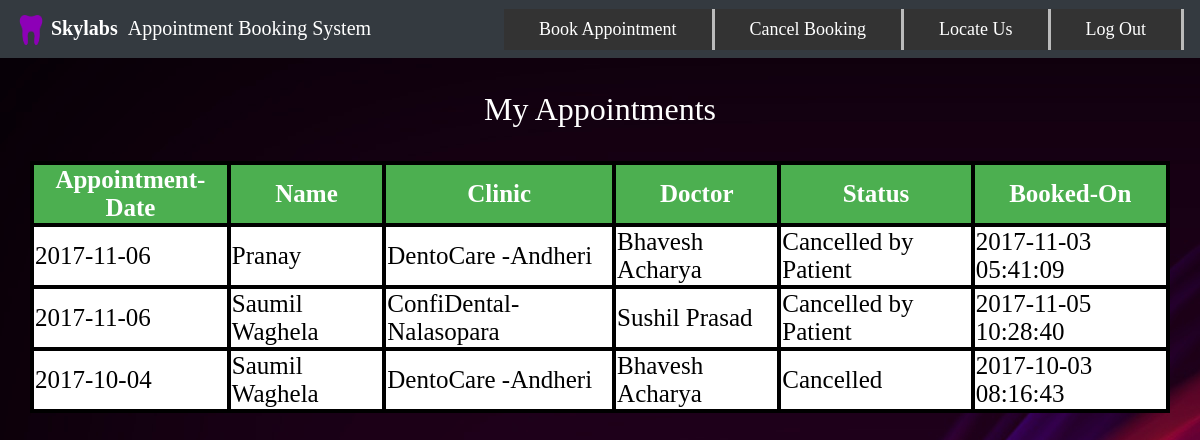
The page /ulogin.php (signed in) on the database its author committed.
### tables this page shows
CREATE TABLE `book` (
  `Username` varchar(30) NOT NULL,
  `Fname` varchar(30) NOT NULL,
  `Gender` varchar(10) NOT NULL,
  `CID` int(5) NOT NULL,
  `DID` int(5) NOT NULL,
  `DOV` date NOT NULL,
  `Timestamp` datetime NOT NULL,
  `Status` varchar(100) NOT NULL
);

CREATE TABLE `clinic` (
  `cid` int(11) NOT NULL,
  `name` varchar(30) NOT NULL,
  `address` varchar(100) NOT NULL,
  `town` varchar(30) NOT NULL,
  `city` varchar(30) NOT NULL,
  `contact` bigint(20) NOT NULL,
  `mid` int(5) NOT NULL
);

CREATE TABLE `doctor` (
  `did` int(11) NOT NULL,
  `name` varchar(30) NOT NULL,
  `gender` varchar(30) NOT NULL,
  `dob` date NOT NULL,
  `experience` int(11) NOT NULL,
  `specialization` varchar(30) NOT NULL,
  `contact` bigint(20) NOT NULL,
  `address` varchar(100) NOT NULL,
  `username` varchar(30) NOT NULL,
  `password` varchar(30) NOT NULL,
  `region` varchar(30) NOT NULL
);

### ulogin.php (the view, shortened to what this page needs)
<html>
<head>
  <link rel="stylesheet" href="assets/main.css">
  <link rel="stylesheet" href="assets/bootstrap.css">
</head>
<body style="background:url(images/cancelback.jpg) repeat; font-family: verdana">
  <nav class="navbar navbar-expand-lg navbar-dark bg-dark">
    <a class="navbar-brand" href="#" class="logo">
      <img src="images/cal.png" width="30px" height="30px">
      <b> Skylabs</b>
      &nbspAppointment Booking System
    </a>
    <div class="collapse navbar-collapse justify-content-end" id="navbarSupportedContent">
      <ul class="navbar-nav">
        <li class="nav-item animation1">
          <a href="book.php">Book Appointment</a>
        </li>
        <li class="nav-item animation1">
          <a href="#" onclick="document.forms['cancel-form'].submit(); return false;">Cancel Booking</a>
        </li>
        <li class="nav-item animation1">
          <a href="ulocateus.php">Locate Us</a>
        </li>
        <li class="nav-item animation1">
          <a href="#" onclick="document.forms['log-out-form'].submit(); return false;">Log Out</a>
        </li>
      </ul>
    </div>
  </nav>
  <center>
  <h2 style="color: white; margin: 2rem;">My Appointments</h2>
  </center>
  <?php include "dbconfig.php"; ?>
  <center>
    <?php
	$username=$_SESSION['username'];
	$sql1 = "Select * from book where username ='".$username."' order by DOV desc";
			$result1=mysqli_query($conn, $sql1);
			echo "<table>
					<tr>
					<th>Appointment-Date</th>
					<th>Name</th>
					<th>Clinic</th>
					<th>Doctor</th>
					<th>Status</th>
					<th>Booked-On</th>
					</tr>";
			while($row1 = mysqli_fetch_array($result1))
			{
				$sql2="SELECT * from doctor where did=".$row1['DID'];
				$result2= mysqli_query($conn,$sql2);
				while($row2= mysqli_fetch_array($result2))
				{
					$sql3="SELECT * from clinic where CID=".$row1['CID'];
						$result3= mysqli_query($conn,$sql3);
						while($row3= mysqli_fetch_array($result3))
						{
								echo "<tr>";
								echo "<td>" . $row1['DOV'] . "</td>";
								echo "<td>" . $row1['Fname'] . "</td>";
								echo "<td>" . $row3['name']."-".$row3['town'] . "</td>";
								echo "<td>" . $row2['name'] . "</td>";
								echo "<td>" . $row1['Status'] . "</td>";
								echo "<td>" . $row1['Timestamp'] . "</td>";
								echo "</tr>";
						}
				}
			}
	?>
  </center>
</body>
</html>

### assets/main.css (style rules this page uses)
body, html { height: 100%; margin: 0; background-position: 0 7px; background-repeat: no-repeat; background-size: cover; position: relative; font-family: verdana; }
a { font-size: 18px; color: white; text-decoration: none; }
ul { list-style-type: none; margin: 0; padding: 0; overflow: hidden; background-color: #333; }
li { float: right; border-right: 3px solid #bbb; }
li a { display: block; color: white; text-align: center; padding: 7px 35px; text-decoration: none; }

### ulogin.php (style rules this page uses)
table { width: 95%; border-collapse: collapse; border: 4px solid black; padding: 5px; font-size: 25px; }
th { border: 4px solid black; background-color: #4CAF50; color: white; text-align: center; }
tr, td { border: 4px solid black; background-color: white; color: black; }

### rows shown on the page
book: DOV "2017-11-06", Fname "Pranay", Status "Cancelled by Patient", Timestamp "2017-11-03 05:41:09"
doctor: name "Bhavesh Acharya"
clinic: name "DentoCare", town "Andheri"
book: DOV "2017-11-06", Fname "Saumil Waghela", Status "Cancelled by Patient", Timestamp "2017-11-05 10:28:40"
doctor: name "Sushil Prasad"
clinic: name "ConfiDental", town "Nalasopara"
book: DOV "2017-10-04", Fname "Saumil Waghela", Status "Cancelled", Timestamp "2017-10-03 08:16:43"
